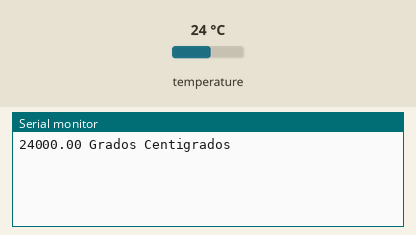
Bench run of a sketch on a simulated Arduino Uno, built with avr-gcc and run on an emulated ATmega328P. Parts: the last lines printed to the serial monitor. The inputs (shaded band) are chosen by the test bench; at power-on: temperature 24 °C.

Above: at 2.2 s.
2.3 s: temperature set to 12 °C
At 3.4 s:
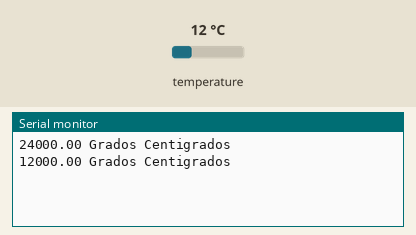
6.2 s: temperature set to 19 °C
At 7.0 s:
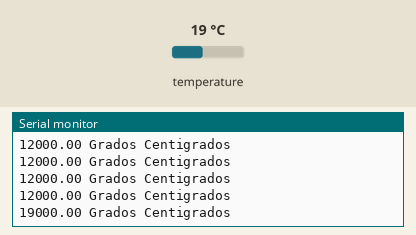
Timing chart, 0 to 9.2 s (numbered marks = the images above; inputs shaded):
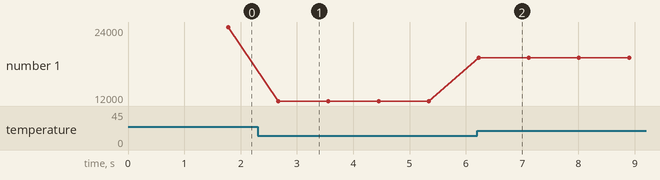

Measured:
- after the input at 2.3 s, the serial monitor: prints a new line after 0.37 s (image 1)
- after the input at 6.2 s, the serial monitor: prints a new line at once (image 2)
- plotted number 1: 24000 → 12000 after the input at 2.3 s, 12000 → 19000 after the input at 6.2 s

The sketch:

Medir_Temperatura_1.ino
```cpp
/******************************/
/* Medir Temperatura  ds18b20 */
/******************************/

/***  Librería  ***/

#include <OneWire.h>
#include <DallasTemperature.h>

/**  Definiciones **/

#define Pin 2    // Se declara el pin donde se conectará la data


OneWire ourWire (Pin);  //Se establece el pin declarado como bus para la comunicación  OneWire

DallasTemperature sensors (&ourWire); //Se llama a la librería DallasTemeprature


//** Programar  **//

void setup() {
  delay (1000);
  Serial.begin(9600);
  sensors.begin();
}

void loop() {
  sensors.requestTemperatures(); //prepara el sensor para la lecutra
  Serial.print (sensors.getTempCByIndex (0) * 1000); //se lee e imprime la temperatura en grados centigrados
  Serial.println (" Grados Centigrados");

  delay (125);
}
```
